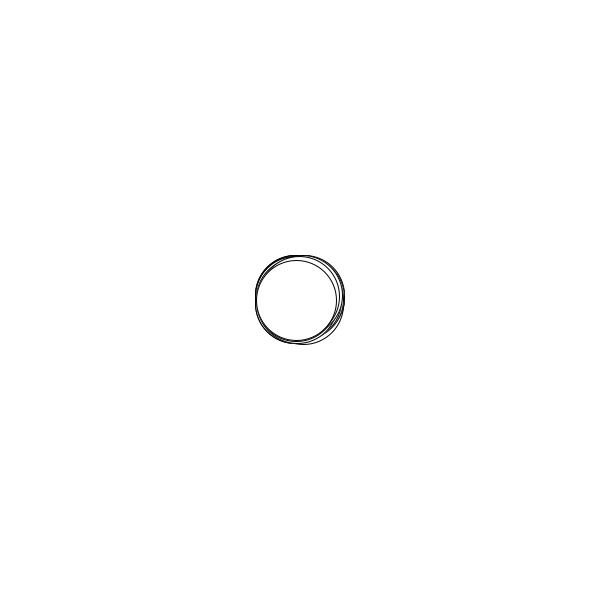
Frame 1 (no input)
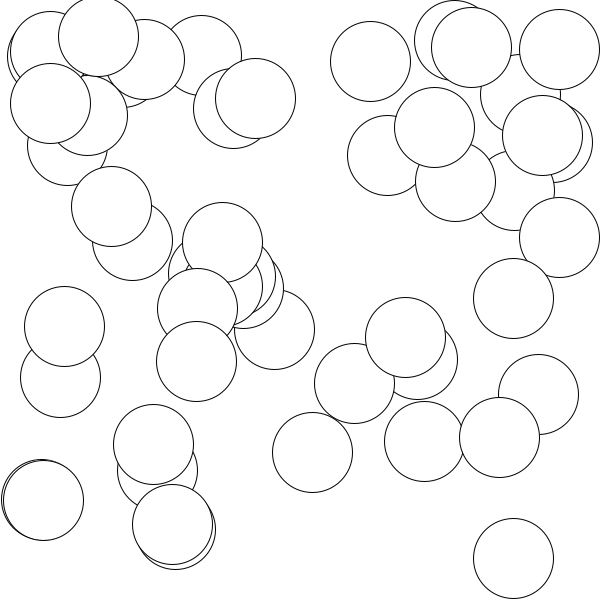
Frame 60 (the mouse pressed at the canvas centre just before this capture)
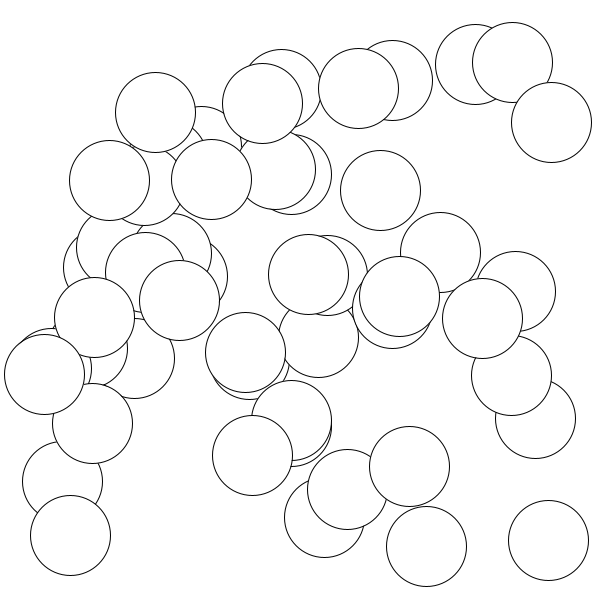
Frame 120 (the mouse held since frame 60 and released just before this capture)

The Processing sketch that drew these frames (run headless with seeded random() and noise(); from frame 60 on, the mouse is pressed at the canvas centre):

// Processing sketch: classBallDemo
// ── classBallDemo.pde
Ball[] b = new Ball[50];

void setup() {
  size(600, 600);
  for (int i = 0; i < b.length; i++) {
    b[i] = new Ball(width/2, height/2);
  }
}

void draw() {
  background(255);
  for (int i = 0; i < b.length; i++) {
    b[i].update();
    b[i].display();
  }
}

class Ball {
  float x;
  float y;
  float dx;
  float dy;
  float r;

  Ball(float _x, float _y) {
    x = _x;
    y = _y;
    dx = random(-5, 5);
    dy = random(-5, 5);
    r = 40;
  }

  void update() {
    if (x > width - r || x < r) {
      dx *= -1;
    }
    if (y > height - r || y < r) {
      dy *= -1;
    }

    x += dx;
    y += dy;
  }

  void display() {
    ellipse(x, y, r * 2, r * 2);
  }
}
